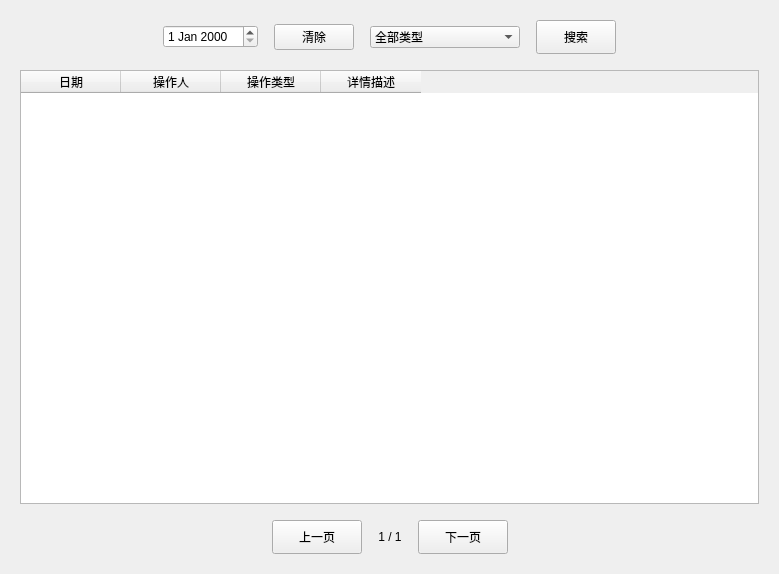
<?xml version="1.0" encoding="UTF-8"?>
<ui version="4.0">
 <class>SysLogWidget</class>
 <widget class="QWidget" name="SysLogWidget">
  <property name="geometry">
   <rect>
    <x>0</x>
    <y>0</y>
    <width>779</width>
    <height>574</height>
   </rect>
  </property>
  <property name="windowTitle">
   <string>Form</string>
  </property>
  <layout class="QVBoxLayout" name="verticalLayout" stretch="0,0,0">
   <property name="spacing">
    <number>16</number>
   </property>
   <property name="leftMargin">
    <number>20</number>
   </property>
   <property name="topMargin">
    <number>20</number>
   </property>
   <property name="rightMargin">
    <number>20</number>
   </property>
   <property name="bottomMargin">
    <number>20</number>
   </property>
   <item>
    <layout class="QHBoxLayout" name="horizontalLayout">
     <item>
      <spacer name="horizontalSpacer">
       <property name="orientation">
        <enum>Qt::Orientation::Horizontal</enum>
       </property>
       <property name="sizeHint" stdset="0">
        <size>
         <width>40</width>
         <height>20</height>
        </size>
       </property>
      </spacer>
     </item>
     <item>
      <widget class="QDateEdit" name="edit_date">
       <property name="calendarPopup">
        <bool>false</bool>
       </property>
      </widget>
     </item>
     <item>
      <widget class="QPushButton" name="btn_remove">
       <property name="text">
        <string>清除</string>
       </property>
      </widget>
     </item>
     <item>
      <widget class="QComboBox" name="combo_type">
       <property name="minimumSize">
        <size>
         <width>150</width>
         <height>0</height>
        </size>
       </property>
       <item>
        <property name="text">
         <string>全部类型</string>
        </property>
       </item>
       <item>
        <property name="text">
         <string>医生/管理员登录</string>
        </property>
       </item>
       <item>
        <property name="text">
         <string>个人资料管理</string>
        </property>
       </item>
       <item>
        <property name="text">
         <string>医生档案管理</string>
        </property>
       </item>
       <item>
        <property name="text">
         <string>科室档案管理</string>
        </property>
       </item>
       <item>
        <property name="text">
         <string>诊疗记录</string>
        </property>
       </item>
       <item>
        <property name="text">
         <string>排班管理</string>
        </property>
       </item>
      </widget>
     </item>
     <item>
      <widget class="QPushButton" name="btn_search">
       <property name="minimumSize">
        <size>
         <width>80</width>
         <height>34</height>
        </size>
       </property>
       <property name="text">
        <string>搜索</string>
       </property>
      </widget>
     </item>
     <item>
      <spacer name="horizontalSpacer_2">
       <property name="orientation">
        <enum>Qt::Orientation::Horizontal</enum>
       </property>
       <property name="sizeHint" stdset="0">
        <size>
         <width>40</width>
         <height>20</height>
        </size>
       </property>
      </spacer>
     </item>
    </layout>
   </item>
   <item>
    <widget class="QTableWidget" name="log_table">
     <property name="editTriggers">
      <set>QAbstractItemView::EditTrigger::NoEditTriggers</set>
     </property>
     <property name="selectionMode">
      <enum>QAbstractItemView::SelectionMode::SingleSelection</enum>
     </property>
     <property name="selectionBehavior">
      <enum>QAbstractItemView::SelectionBehavior::SelectRows</enum>
     </property>
     <attribute name="verticalHeaderVisible">
      <bool>false</bool>
     </attribute>
     <column>
      <property name="text">
       <string>日期</string>
      </property>
     </column>
     <column>
      <property name="text">
       <string>操作人</string>
      </property>
     </column>
     <column>
      <property name="text">
       <string>操作类型</string>
      </property>
     </column>
     <column>
      <property name="text">
       <string>详情描述</string>
      </property>
     </column>
    </widget>
   </item>
   <item>
    <layout class="QHBoxLayout" name="horizontalLayout_2">
     <item>
      <spacer name="horizontalSpacer_3">
       <property name="orientation">
        <enum>Qt::Orientation::Horizontal</enum>
       </property>
       <property name="sizeHint" stdset="0">
        <size>
         <width>40</width>
         <height>20</height>
        </size>
       </property>
      </spacer>
     </item>
     <item>
      <widget class="QPushButton" name="btn_prev">
       <property name="minimumSize">
        <size>
         <width>90</width>
         <height>34</height>
        </size>
       </property>
       <property name="text">
        <string>上一页</string>
       </property>
      </widget>
     </item>
     <item>
      <widget class="QLabel" name="lab_pageinfo">
       <property name="text">
        <string>1 / 1</string>
       </property>
       <property name="alignment">
        <set>Qt::AlignmentFlag::AlignCenter</set>
       </property>
      </widget>
     </item>
     <item>
      <widget class="QPushButton" name="btn_next">
       <property name="minimumSize">
        <size>
         <width>90</width>
         <height>34</height>
        </size>
       </property>
       <property name="text">
        <string>下一页</string>
       </property>
      </widget>
     </item>
     <item>
      <spacer name="horizontalSpacer_4">
       <property name="orientation">
        <enum>Qt::Orientation::Horizontal</enum>
       </property>
       <property name="sizeHint" stdset="0">
        <size>
         <width>40</width>
         <height>20</height>
        </size>
       </property>
      </spacer>
     </item>
    </layout>
   </item>
  </layout>
 </widget>
 <resources/>
 <connections/>
</ui>
